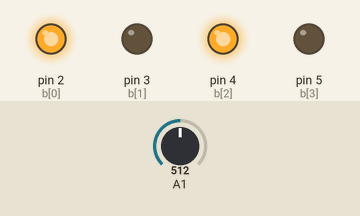
Recording of a sketch running on a simulated Arduino Uno, built with avr-gcc and run on an emulated ATmega328P. Parts: output pins drawn as LEDs (lit = HIGH). Dashed ring = blinking. Inputs (shaded band) come from the test bench; at power-on: A1 = 512.

Above: at 3.8 s.
3.9 s: A1 set to 0
At 4.8 s:
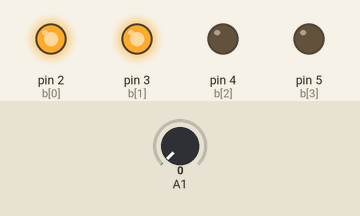
8.2 s: A1 set to 58
At 9.8 s:
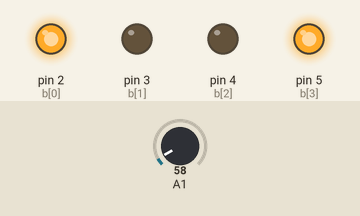
10.5 s: A1 set to 68
At 13.8 s:
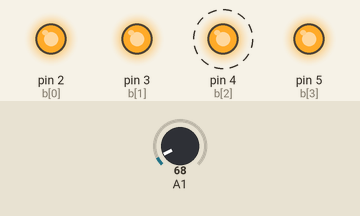
Timing chart, 0 to 20.5 s (numbered marks = the images above; inputs shaded):
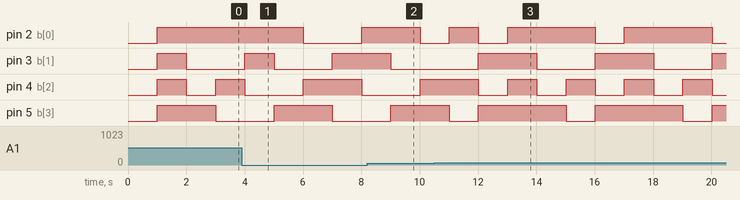

Measured:
- the behaviour switches between 63 and 64 on A1 (found by bisection; images 2 and 3)
- after the input at 10.5 s, pin 4 (b[2]): alternates HIGH for 1.0 s and LOW for 1.0 s, starting after 2.5 s
- by itself, pin 2 (b[0]): repeats every 4.0 s: LOW 1.0 s, HIGH 3.0 s
- by itself, pin 3 (b[1]): alternates HIGH for 2.0 s and LOW for 2.0 s
- by itself, pin 5 (b[3]): alternates HIGH for 3.0 s and LOW for 1.0 s

The sketch:

cho102_lab4_part1.ino
```cpp
/*        Your Name & E-mail: Cindy Ho cho102@ucr.edu
*          Discussion Section: 23
*         Assignment: Lab #4  Exercise #1
*         Exercise Description: Double Light Show Revision (SynchSM)
*         I acknowledge all content contained herein, excluding template or example code, is my own original work.
*
*         Demo Link:
*/

//enum States{START, L1, L2}SM1_state = START;
enum States{INIT, S0, S1, S2, S3} SM1_state = INIT;
int X = 8;
int Y = 9;
//int Z =10;
bool buttonHeld = false;
int change = 0;
unsigned long lastRan;
unsigned long period;

// Array of Output Pin variables, set to the pins being used
const int b_size = 4;
const int b[b_size] = {2, 3, 4, 5};
// Output Buffer
int b_buf = 0x00;
// Input Variables

// Serial Monitor Buffer
int s_buf = 0x00;

/* 's' is an array of integers of size 8. Note that arrays start at 1
 We will use this to be able to see the individual bit values of the s_buf

 */
const int s_size = 8;
int s[s_size];

// We can also define our own helper functions. It is a good idea to use helper functions whenever they make sense.
// Normally we also define the return type (void for none)

// Read from the serial monitor into s_buf and the s[] array for individual bits
void readData()
{
    if(Serial.available())
        s_buf = Serial.parseInt();

    for(int i = (s_size - 1); i>=0; i--)  {
        s[i] = (s_buf >> i) & 0x01; // What's going on here?
        // ">>" bit shifting Zybooks section 2.6
        // "&" bit masking Zybooks section 2.5, 2.7
    }

}
// Reset the Output Buffer.

void resetBuffer() {
    for(int i = 0; i < b_size; i++) {
        // Note this is an arduino function call to the pins
        digitalWrite(b[i], LOW);
    }
}
// Writes to the buffer. Note this function ORs the current value with the new value
// Note that size is an optional argument with default size the same as the buffer
void writeBuffer(unsigned char b_temp, int size = b_size)
{
    for (int i = (size - 1); i >= 0; i--) {
        if ((b_temp >> i) & 0x01) {
        digitalWrite(b[i], HIGH);
        }
      else{
        digitalWrite(b[i], LOW);
      }
    }

}

void setup() {
    // OUTPUT is a defined macro in Arduino!
  pinMode(X, INPUT);
  pinMode(Y, INPUT_PULLUP);
//  pinMode(Z, INPUT);
    for(int i = 0; i < b_size; i++)
    {
        pinMode(b[i], OUTPUT);
    }
    // We will also read from the serial monitor
    Serial.begin(9600);
  period = 1000;
   lastRan = 0;
}

bool covered(){
  if(map(analogRead(A1), 0, 1023, 0, 16) == 0x00){return true;}
  return false;
}

int lights[][4]{{15, 9, 5, 10},{9, 12, 6, 3}};
int show=0;
int SM1_Tick(int state){
    //Read thing
    switch(state){ // State transitions
      case INIT:
         //State Transition
            state = S0;
        break;
      case S0:
            show = (covered()) ? 1 : 0;
            state = S1;
        break;
      case S1:
            show = (covered()) ? 1 : 0;
            state = S2;
      break;
      case S2:
            show = (covered()) ? 1 : 0;
            state = S3;
        break;
      case S3:
            show = (covered()) ? 1 : 0;
            state = S0;
      break;
    }
    switch(state){ // State Action
      case INIT:
         //State Action
        break;
      case S0:
        //State Action
        writeBuffer(lights[show][0]);
        break;
      case S1:
         //State Action
        writeBuffer(lights[show][1]);
        break;
      case S2:
        //State Action
        writeBuffer(lights[show][2]);
        break;
      case S3:
         //State Action
        writeBuffer(lights[show][3]);
        break;
    }

    return state;
}


void loop() {
  //  readData();
   // resetBuffer();
  if ((millis() - lastRan) > period) {
    SM1_state = (States)SM1_Tick(SM1_state);
    lastRan = millis();
  }
}
```
